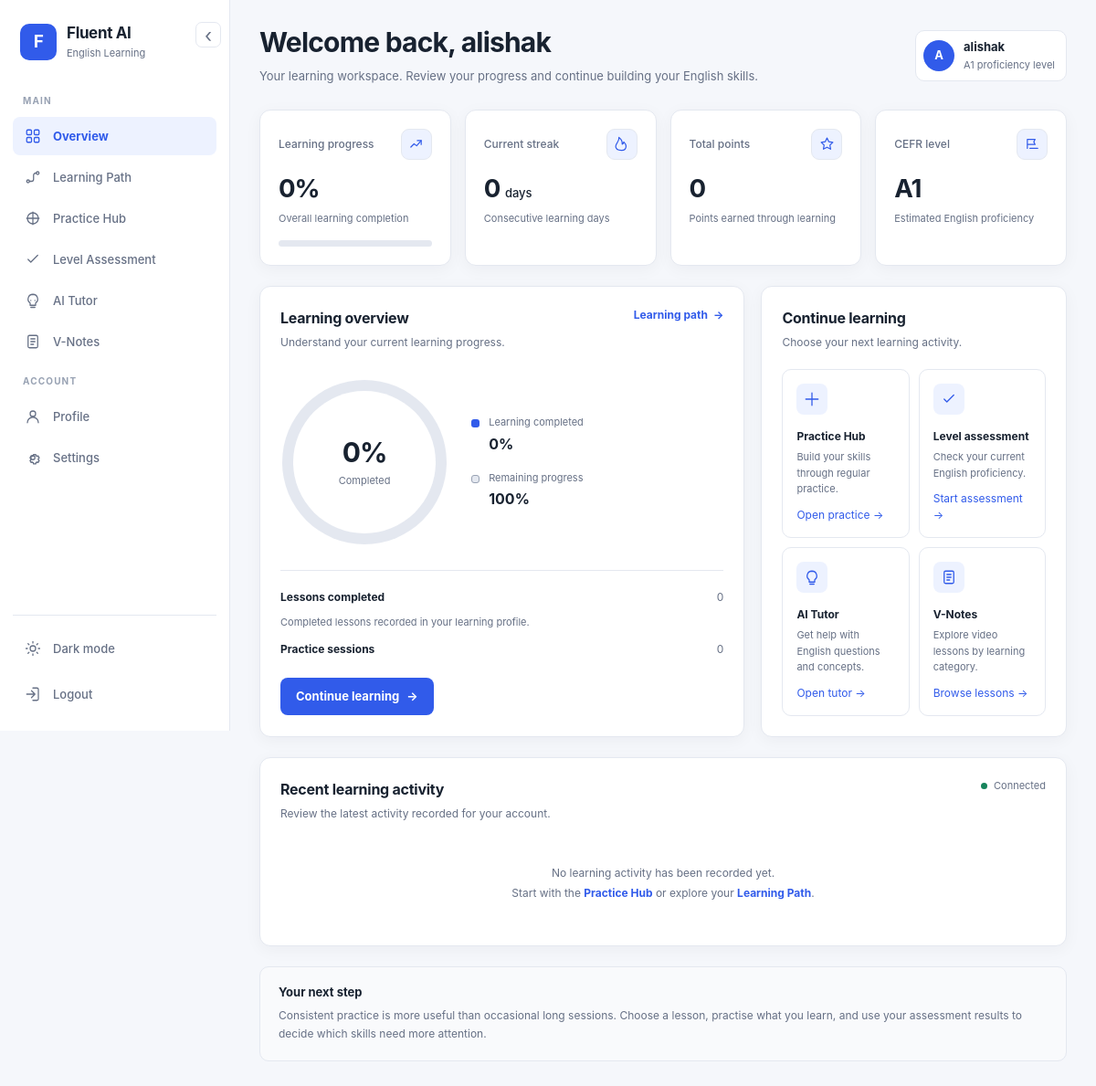
/dashboard/ (signed in), run on an earlier commit of the app's database.
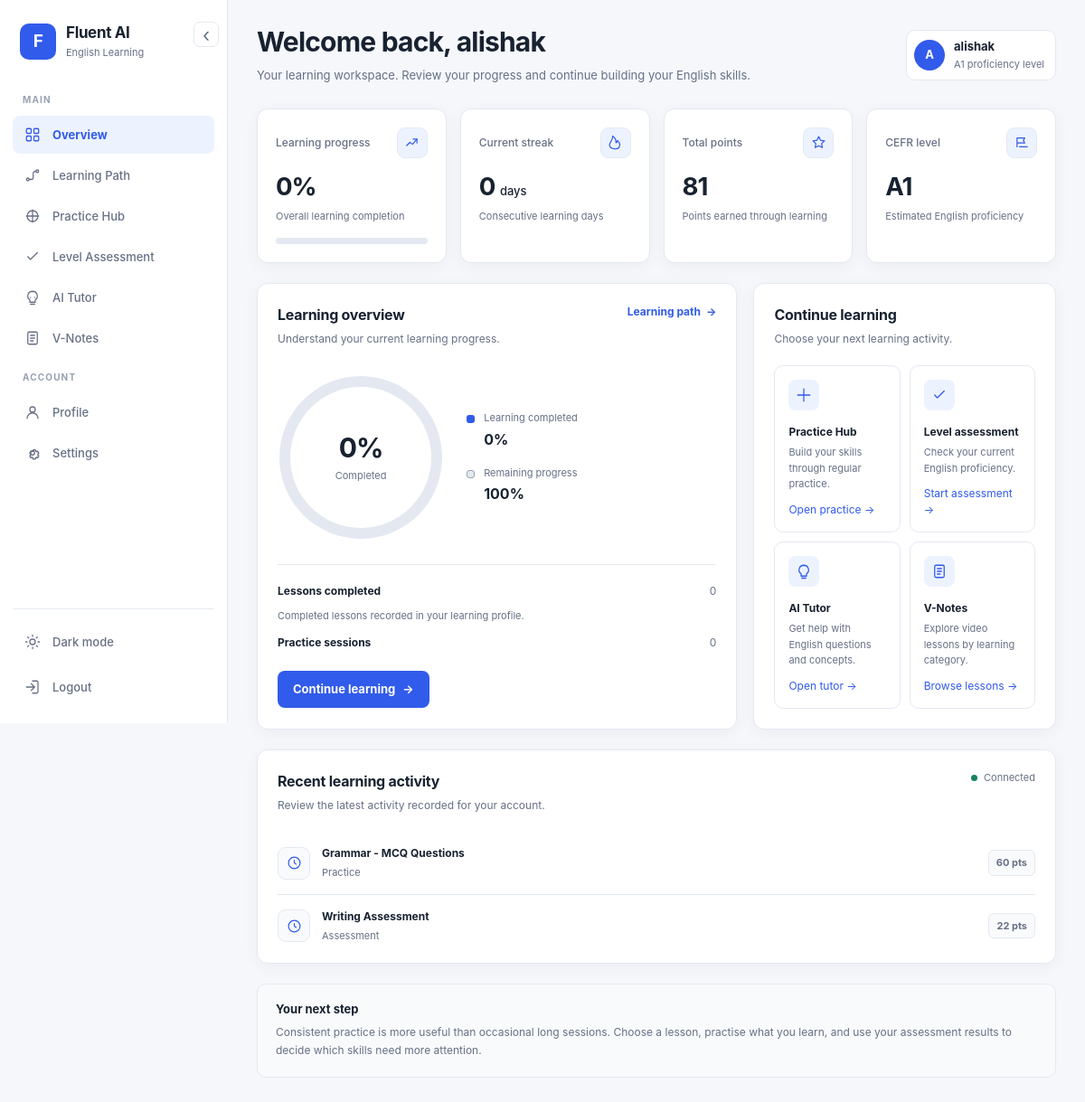
And on a later commit of the database.
### learning/models.py (models this page shows, shortened)
class LearningEvent(models.Model):
    EVENT_CHOICES = [
        ("lesson", "Lesson"),
        ("quiz", "Quiz"),
        ("practice", "Practice"),
        ("assessment", "Assessment"),
    ]
    user = models.ForeignKey(User,on_delete=models.CASCADE)
    event_type = models.CharField(max_length=20,choices=EVENT_CHOICES)
    title = models.CharField(max_length=200)
    score = models.FloatField(default=0)
    created_at = models.DateTimeField(auto_now_add=True)
    class Meta:
        ordering = ["-created_at"]

### learning/views.py (the view)
# urls.py: path("dashboard/", views.dashboard, name="dashboard"),
@login_required
def dashboard(request):
    profile = refresh_profile_stats(request.user)
    payload = dashboard_payload(request.user)
    recent_events = (
        LearningEvent.objects
        .filter(user=request.user)
        .order_by("-created_at")[:6]
    )
    return render(
        request,
        "dashboard.html",
        {
            "profile": profile,
            "payload": payload,
            "recent_events": recent_events,
        },
    )

### learning/views.py (called while the page is built)
def get_profile(user):
    profile, created = UserProfile.objects.get_or_create(
        user=user
    )
    return profile

### learning/templates/dashboard.html (shortened to what the changed rows need)
{% extends "base.html" %}
{% block content %}
<div class="dashboard">
    <header class="topbar">
        <div class="page-title">
            <h1>
                Welcome back, {{ user.first_name|default:user.username }}
            </h1>
        </div>
    </header>
    <section class="grid stats-grid" aria-label="Learning statistics">
        <article class="card stat-card">
            <div class="stat-top">
                <span class="stat-label">Total points</span>
                <span class="stat-mark" aria-hidden="true">
                </span>
            </div>
            <strong class="stat-value" id="pointsValue">
                {{ payload.points|default:0 }}
            </strong>
            <p class="stat-description">
                Points earned through learning
            </p>
        </article>
    </section>
    <section class="dashboard-columns section">
        <article class="card panel">
            <div class="section-heading">
                <div>
                    <h2>Learning overview</h2>
                </div>
            </div>
                                {% widthratio 100 1 1 as hundred %}
        </article>
        <article class="card panel">
            <div class="section-heading">
                <div>
                    <h2>Continue learning</h2>
                </div>
            </div>
        </article>
    </section>
    <section class="card panel section">
        <div class="section-heading">
            <div>
                <h2>Recent learning activity</h2>
            </div>
        </div>
        <div class="activity-list">
            {% for event in recent_events %}
                <div class="activity-item">
                    <span class="activity-marker" aria-hidden="true">
                        <svg viewBox="0 0 24 24">
                            <path d="M12 8v4l3 2"/>
                            <circle cx="12" cy="12" r="9"/>
                        </svg>
                    </span>
                    <div class="activity-details">
                        <strong>{{ event.title }}</strong>
                        <span>
                            {{ event.event_type|title }}
                        </span>
                    </div>
                    <span class="activity-score">
                        {{ event.score|floatformat:0 }} pts
                    </span>
                </div>
            {% empty %}
                <div class="empty-state">
                    <p>No learning activity has been recorded yet.</p>
                    <p>
                        Start with the
                        <a href="{% url 'practice' %}">Practice Hub</a>
                        or explore your
                        <a href="{% url 'learning_path' %}">Learning Path</a>.
                    </p>
                </div>
            {% endfor %}
        </div>
    </section>
</div>
{% endblock %}

What changed in the data, as far as the page shows it:
added LearningEvent: title "Grammar - MCQ Questions", event_type "Practice", score "60"
added LearningEvent: title "Writing Assessment", event_type "Assessment", score "22"
Also different on the page:
{{ payload.points|default:0 }}: "0" → "81"
text no longer shown: "No learning activity has been recorded yet. Start with the Practice Hub or explore your Learning Path ."
